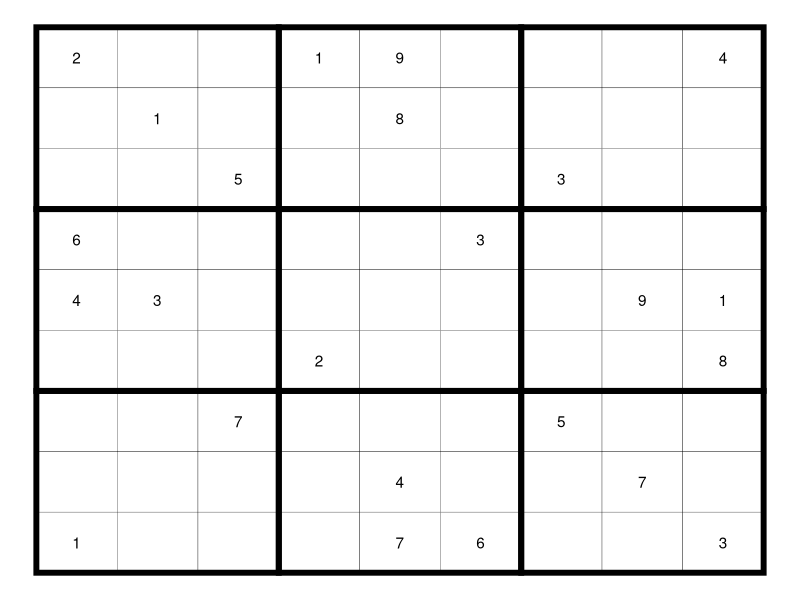
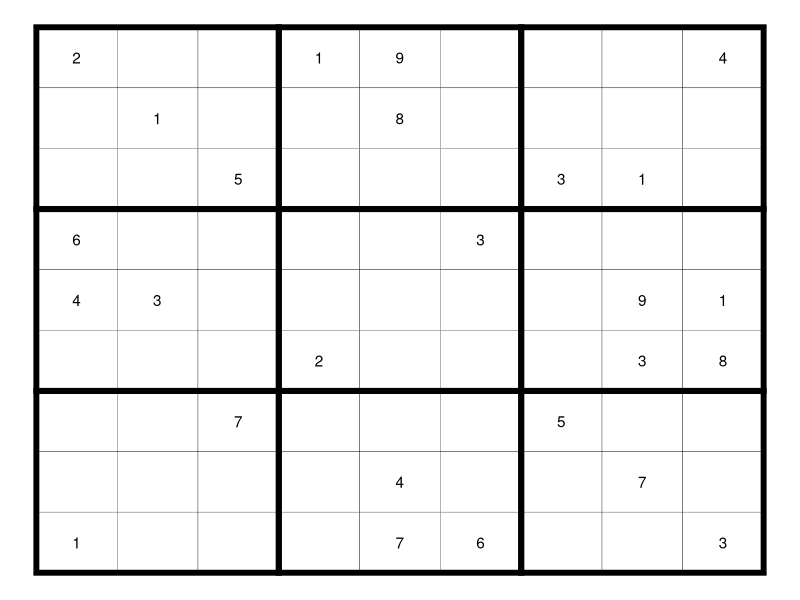

Reproduce these figures in R, in order.
library(tidyverse)

initiate_empty_grid <- function() {
  tibble(
    value = NA,
    expand.grid(row=1:9, column=1:9)
  ) %>% 
    arrange(row, column)
}

add_value_xy <- function(grid, .row, .column, value) {
  idx <- which(grid$row == .row & grid$column == .column)
  grid[idx, "value"] <- value
  grid
}

plot_grid <- function(grid) {
  tile_centers <- expand.grid(row = 2 + 0:2*3, column = 2 + 0:2*3)
  ggplot(grid, aes(column, 10-row)) +
    geom_tile(fill = "white", color = "black", width = 1, height = 1) +
    geom_tile(aes(10-row, column), tile_centers, fill = NA, color = "black", width = 3, height = 3, linewidth = 2) +
    geom_text(aes(label = value)) +
    theme_void()
}

sudoku_grid <- initiate_empty_grid()
sudoku_grid <- add_value_xy(sudoku_grid, 1, 1, 2)
sudoku_grid <- add_value_xy(sudoku_grid, 1, 4, 1)
sudoku_grid <- add_value_xy(sudoku_grid, 1, 5, 9)
sudoku_grid <- add_value_xy(sudoku_grid, 1, 9, 4)
sudoku_grid <- add_value_xy(sudoku_grid, 2, 2, 1)
sudoku_grid <- add_value_xy(sudoku_grid, 2, 5, 8)
sudoku_grid <- add_value_xy(sudoku_grid, 3, 3, 5)
sudoku_grid <- add_value_xy(sudoku_grid, 3, 7, 3)
sudoku_grid <- add_value_xy(sudoku_grid, 4, 1, 6)
sudoku_grid <- add_value_xy(sudoku_grid, 4, 6, 3)
sudoku_grid <- add_value_xy(sudoku_grid, 5, 1, 4)
sudoku_grid <- add_value_xy(sudoku_grid, 5, 2, 3)
sudoku_grid <- add_value_xy(sudoku_grid, 5, 8, 9)
sudoku_grid <- add_value_xy(sudoku_grid, 5, 9, 1)
sudoku_grid <- add_value_xy(sudoku_grid, 6, 4, 2)
sudoku_grid <- add_value_xy(sudoku_grid, 6, 9, 8)
sudoku_grid <- add_value_xy(sudoku_grid, 7, 3, 7)
sudoku_grid <- add_value_xy(sudoku_grid, 7, 7, 5)
sudoku_grid <- add_value_xy(sudoku_grid, 8, 5, 4)
sudoku_grid <- add_value_xy(sudoku_grid, 8, 8, 7)
sudoku_grid <- add_value_xy(sudoku_grid, 9, 1, 1)
sudoku_grid <- add_value_xy(sudoku_grid, 9, 5, 7)
sudoku_grid <- add_value_xy(sudoku_grid, 9, 6, 6)
sudoku_grid <- add_value_xy(sudoku_grid, 9, 9, 3)
plot_grid(sudoku_grid)

get_tile_index <- function(index) {
  (index-1) %/% 3 + 1
}

get_tile_indices <- function(index) {
  1:3 + (index-1)*3
}

get_tile_values <- function(grid, .row, .column) {
  row_tile <- get_tile_index(.row)
  column_tile <- get_tile_index(.column)
  get_rows <- get_tile_indices(row_tile)
  get_columns <- get_tile_indices(column_tile)
  grid %>% 
    filter(row %in% get_rows & column %in% get_columns & !is.na(value)) %>% 
    pull(value)
}

get_cell_choices <- function(grid, .row, .column) {
  choices <- 1:9
  
  row_values_used <- grid %>% 
    filter(row == .row & !is.na(value)) %>% 
    pull(value)
  choices <- setdiff(choices, row_values_used)
  
  column_values_used <- grid %>% 
    filter(column == .column & !is.na(value)) %>% 
    pull(value)
  choices <- setdiff(choices, column_values_used)
  
  tile_values_used <- get_tile_values(grid, .row, .column)
  choices <- setdiff(choices, tile_values_used)
  
  choices
}
get_cell_choices(sudoku_grid, 1, 3)
get_cell_choices(sudoku_grid, 2, 4)
get_cell_choices(sudoku_grid, 3, 8)
get_cell_choices(sudoku_grid, 6, 8)
get_cell_choices(sudoku_grid, 8, 7)

only_cell_for_value <- function(grid, .value, .row, .column) {
  row_tile <- get_tile_index(.row)
  column_tile <- get_tile_index(.column)
  get_rows <- setdiff(get_tile_indices(row_tile), .row)
  get_columns <- setdiff(get_tile_indices(column_tile), .column)
  only_row <- grid %>%
      filter(row %in% get_rows & !is.na(value)) %>% 
      group_by(row) %>% 
      summarise(test = any(value == .value)) %>% 
      pull() %>% 
      all()
  only_column <- grid %>%
      filter(column %in% get_columns) %>% 
      group_by(column) %>% 
      summarise(test = any(value == .value) | any(row == .row & !is.na(value))) %>% 
      pull() %>% 
      all()
  all(only_row, only_column)
}
only_cell_for_value(sudoku_grid, 1, 3, 8)

iteration <- 0
next_iteration <- 1
while(any(is.na(sudoku_grid$value)) & iteration < next_iteration) {
  iteration <- next_iteration
  message("iteration: ", iteration)
  for (row in 1:9) {
    for (column in 1:9) {
      if (!is.na(sudoku_grid[sudoku_grid$row == row & sudoku_grid$column == column, "value"])) {
        next
      }
      choices <- get_cell_choices(sudoku_grid, row, column)
      if (length(choices) == 1) {
        value <- choices
        # message("== choices ==")
        # message("row: ", row, ", column: ", column, ", value: ", value)
        sudoku_grid <- add_value_xy(sudoku_grid, row, column, value)
        next_iteration <- iteration + 1
        plot_grid(sudoku_grid)
        next
      }
      only_cell <- vapply(choices, only_cell_for_value, logical(1), grid = sudoku_grid, .row = row, .column = column)
      if (any(only_cell)) {
        value <- choices[only_cell]
        message("== only_cell ==")
        message("row: ", row, ", column: ", column, ", value: ", value)
        sudoku_grid <- add_value_xy(sudoku_grid, row, column, value)
        next_iteration <- iteration + 1
        plot_grid(sudoku_grid)
        next
      }
    }
  }
}
plot_grid(sudoku_grid)
